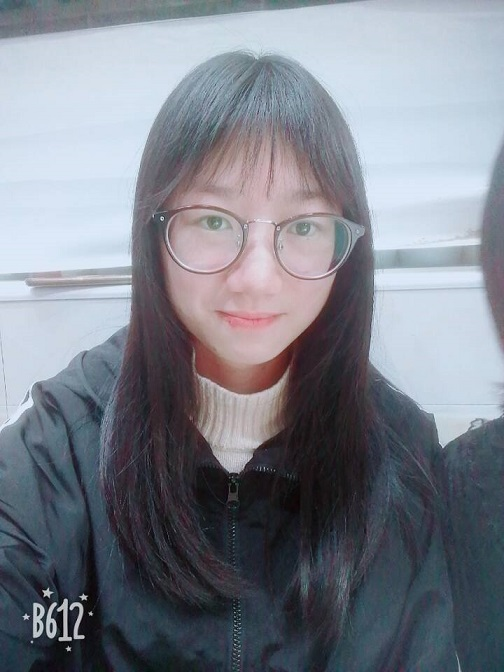
//> input picture opencv_018/opencv_018/1.JPG, 504 x 672 px
$ ./main   (built with g++ and OpenCV 4)
//> lines starting //> are read from the running program, lines starting //| are printed output that depends on the picture
#include <iostream>
#include "opencv2/opencv.hpp"

using namespace std;
using namespace cv;

int main()
{
	Mat dst, src, gray ,edge_image;
	src = imread("1.jpg");
//> src is the input picture: 672 rows x 504 cols, CV_8UC3; mean B, G, R 139.7, 129.7, 125.1
	imshow("src", src);
	GaussianBlur(src, dst, Size(3, 3), 0, 0);
	cvtColor(dst, gray, CV_BGR2GRAY);
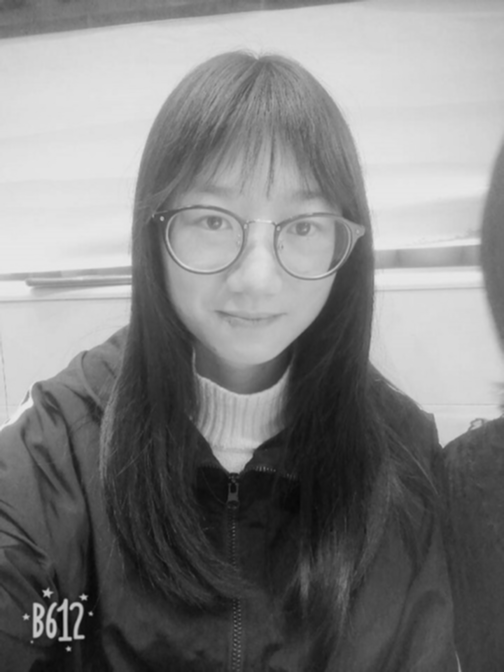
//> gray: 672 rows x 504 cols, CV_8UC1; min 6, max 233, mean 129.5
	Laplacian(gray, edge_image, CV_16S, 3);
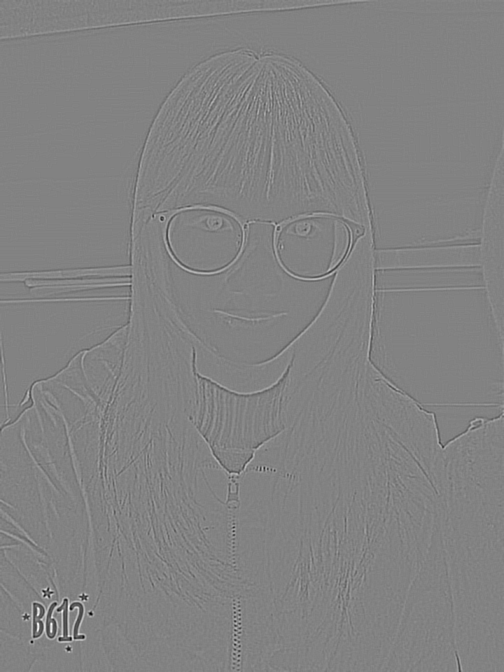
//> edge_image: 672 rows x 504 cols, CV_16SC1; min -420, max 400, mean 0; drawn with min black and max white
	convertScaleAbs(edge_image, edge_image);
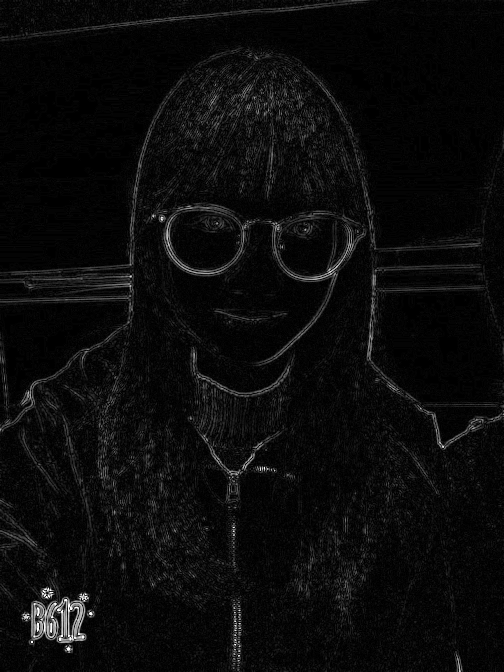
//> edge_image: 672 rows x 504 cols, CV_8UC1; min 0, max 255, mean 11.2

	threshold(edge_image, edge_image, 0, 255, THRESH_OTSU | THRESH_BINARY);
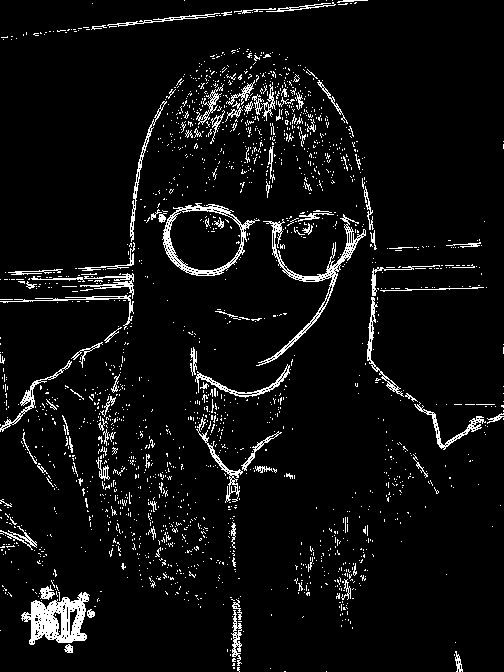
//> edge_image: 672 rows x 504 cols, CV_8UC1; 5.7% white in thin lines or dots
	imshow("edge_image", edge_image);
	waitKey(0);
	return 0;
}
